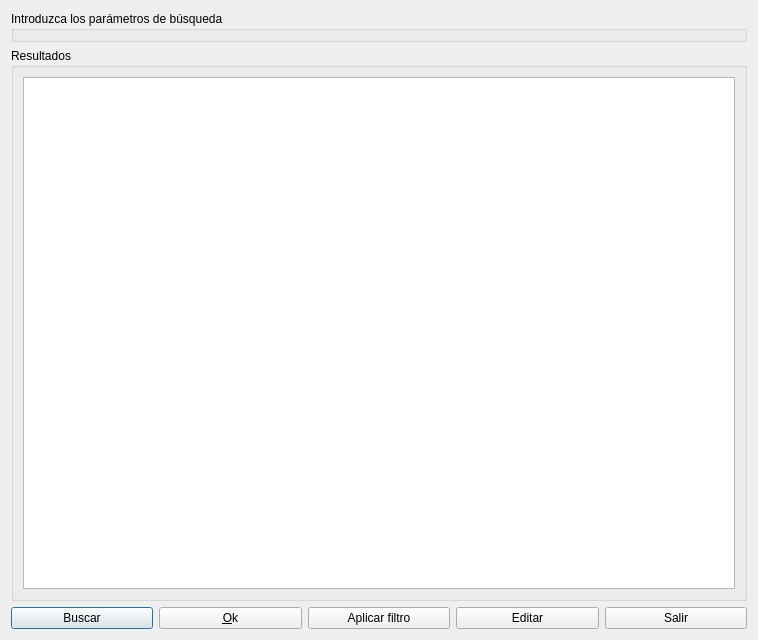
<?xml version="1.0" encoding="UTF-8"?>
<ui version="4.0">
 <class>DBSearchDlg</class>
 <widget class="QDialog" name="DBSearchDlg">
  <property name="geometry">
   <rect>
    <x>0</x>
    <y>0</y>
    <width>758</width>
    <height>640</height>
   </rect>
  </property>
  <property name="windowTitle">
   <string/>
  </property>
  <property name="windowIcon">
   <iconset resource="../../../resources/resources.qrc">
    <normaloff>:/aplicacion/images/alephLogoIcon.ico</normaloff>:/aplicacion/images/alephLogoIcon.ico</iconset>
  </property>
  <layout class="QGridLayout" name="gridLayout_2">
   <item row="1" column="0">
    <widget class="QGroupBox" name="groupBox_2">
     <property name="title">
      <string>Resultados</string>
     </property>
     <layout class="QHBoxLayout">
      <item>
       <widget class="DBTableView" name="tvResults">
        <property name="editTriggers">
         <set>QAbstractItemView::AnyKeyPressed|QAbstractItemView::DoubleClicked</set>
        </property>
        <property name="alternatingRowColors">
         <bool>true</bool>
        </property>
        <property name="selectionMode">
         <enum>QAbstractItemView::SingleSelection</enum>
        </property>
        <property name="selectionBehavior">
         <enum>QAbstractItemView::SelectRows</enum>
        </property>
        <property name="sortingEnabled">
         <bool>true</bool>
        </property>
       </widget>
      </item>
     </layout>
    </widget>
   </item>
   <item row="2" column="0">
    <layout class="QHBoxLayout">
     <item>
      <widget class="QPushButton" name="pbBuscar">
       <property name="toolTip">
        <string>Buscar...</string>
       </property>
       <property name="whatsThis">
        <string>Realiza la búsqueda según los datos introducidos</string>
       </property>
       <property name="text">
        <string>Buscar</string>
       </property>
       <property name="icon">
        <iconset resource="../../../resources/resources.qrc">
         <normaloff>:/generales/images/edit_search.png</normaloff>:/generales/images/edit_search.png</iconset>
       </property>
       <property name="default">
        <bool>true</bool>
       </property>
      </widget>
     </item>
     <item>
      <widget class="QPushButton" name="pbOk">
       <property name="toolTip">
        <string>Cierra el formulario y selecciona el registro marcado</string>
       </property>
       <property name="statusTip">
        <string>Cierra el formulario y selecciona el registro marcado</string>
       </property>
       <property name="whatsThis">
        <string>Cierra el formulario y selecciona el registro marcado</string>
       </property>
       <property name="text">
        <string>&amp;Ok</string>
       </property>
       <property name="icon">
        <iconset resource="../../../resources/resources.qrc">
         <normaloff>:/aplicacion/images/ok.png</normaloff>:/aplicacion/images/ok.png</iconset>
       </property>
      </widget>
     </item>
     <item>
      <widget class="QPushButton" name="pbFiltrar">
       <property name="toolTip">
        <string>Aplicar Filtro</string>
       </property>
       <property name="whatsThis">
        <string>En el formulario maestro, desde el que abrió este de búsqueda, visualizará sólo aquellos registros que coinciden con los parámetros introducidos.</string>
       </property>
       <property name="text">
        <string>Aplicar filtro</string>
       </property>
       <property name="icon">
        <iconset resource="../../../resources/resources.qrc">
         <normaloff>:/generales/images/applyfilter.png</normaloff>:/generales/images/applyfilter.png</iconset>
       </property>
       <property name="autoDefault">
        <bool>false</bool>
       </property>
      </widget>
     </item>
     <item>
      <widget class="QPushButton" name="pbEditar">
       <property name="toolTip">
        <string>Modificar registro seleccionado</string>
       </property>
       <property name="whatsThis">
        <string>Permite abrir el formulario de edición del registro seleccionado.</string>
       </property>
       <property name="text">
        <string>Editar</string>
       </property>
       <property name="icon">
        <iconset resource="../../../resources/resources.qrc">
         <normaloff>:/generales/images/edit_edit.png</normaloff>:/generales/images/edit_edit.png</iconset>
       </property>
       <property name="autoDefault">
        <bool>false</bool>
       </property>
      </widget>
     </item>
     <item>
      <widget class="QPushButton" name="pbSalir">
       <property name="toolTip">
        <string>Cierra este formulario</string>
       </property>
       <property name="statusTip">
        <string>Cierra este formulario</string>
       </property>
       <property name="whatsThis">
        <string>Cierra este formulario</string>
       </property>
       <property name="text">
        <string>Salir</string>
       </property>
       <property name="icon">
        <iconset resource="../../../resources/resources.qrc">
         <normaloff>:/generales/images/close.png</normaloff>:/generales/images/close.png</iconset>
       </property>
       <property name="autoDefault">
        <bool>false</bool>
       </property>
      </widget>
     </item>
    </layout>
   </item>
   <item row="0" column="0">
    <widget class="QGroupBox" name="gbSearchFields">
     <property name="title">
      <string>Introduzca los parámetros de búsqueda</string>
     </property>
     <layout class="QGridLayout" name="gridLayout">
      <property name="margin">
       <number>0</number>
      </property>
     </layout>
    </widget>
   </item>
  </layout>
 </widget>
 <customwidgets>
  <customwidget>
   <class>DBTableView</class>
   <extends>QTableView</extends>
   <header>widgets/dbtableview.h</header>
  </customwidget>
 </customwidgets>
 <tabstops>
  <tabstop>pbBuscar</tabstop>
  <tabstop>pbFiltrar</tabstop>
  <tabstop>pbEditar</tabstop>
  <tabstop>pbSalir</tabstop>
 </tabstops>
 <resources>
  <include location="../../../resources/resources.qrc"/>
  <include location="../../../resources/resources.qrc"/>
 </resources>
 <connections/>
</ui>
